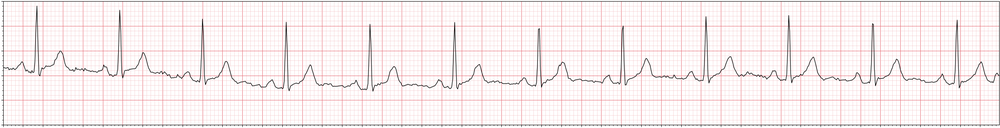
#> input picture assets/samples/sample_conduction_disturbance.png, 1000 x 128 px, shrunk from 2497 x 320 before the run
$ python -i digitization.py   (imports and definitions only)
#> lines starting #> are read from the running program, lines starting #| are printed output that depends on the picture; after the words box and inside, x2 and y2 are one past the last pixel; in counts of white or black regions, pixels touching at a corner belong together
#> in digitize_ecg_image, img is the input picture: shape (128, 1000, 3); mean B, G, R 238.6, 237.9, 246.8
"""Single-lead ECG image digitization: image -> 1D signal.

Converts a clean single-lead ECG strip image (screenshot / scan / clean
printout) back into a 1-D waveform that downstream models can consume:

    de-grid -> binarize -> per-column trace extraction -> grid-based
    calibration (mV / seconds) -> resample to a target sampling rate.

Real-world phone photos (skew, shadows, 12-lead layouts) are substantially
harder; this module targets clean single-lead strips and is honest about its
calibration confidence. Includes a renderer used both for testing
(signal -> image -> signal round-trip) and for the app's "try a sample" mode.
"""
from dataclasses import dataclass, field
from typing import Optional

import numpy as np


# --------------------------------------------------------------------------- #
# Rendering (for tests and the demo's sample mode)
# --------------------------------------------------------------------------- #
# [37 lines left out: function render_ecg_strip, not called in this run]


# --------------------------------------------------------------------------- #
# Digitization
# --------------------------------------------------------------------------- #
@dataclass
class DigitizationResult:
    signal: np.ndarray                 # 1-D recovered waveform (mV if calibrated)
    fs: int                            # sampling rate of `signal`
    calibrated: bool                   # True if grid-based mV/s calibration succeeded
    pixels_per_mm: Optional[float] = None
    info: dict = field(default_factory=dict)


def _to_gray(img: np.ndarray) -> np.ndarray:
    import cv2
    if img.ndim == 3:
        return cv2.cvtColor(img, cv2.COLOR_BGR2GRAY)
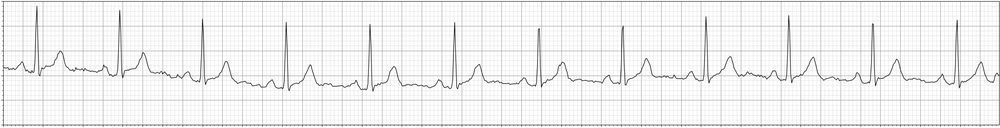
#> returned value: shape (128, 1000); min 28, max 255, mean 240.6
    return img


def _binarize_trace(img: np.ndarray) -> np.ndarray:
    """Return a binary mask where the (dark) ECG trace is foreground (255).

    For colour images the trace is isolated as *near-black* pixels, which
    cleanly rejects the red/pink ECG grid (high in the red channel). For
    grayscale images we fall back to Otsu thresholding.
    """
    import cv2
    if img.ndim == 3:
        max_channel = img.max(axis=2)               # black trace -> low in every channel
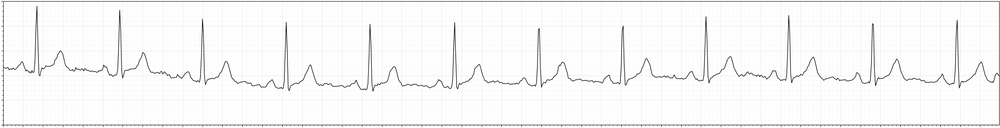
#> max_channel: shape (128, 1000); min 30, max 255, mean 246.8
        bw = np.where(max_channel < 120, 255, 0).astype(np.uint8)
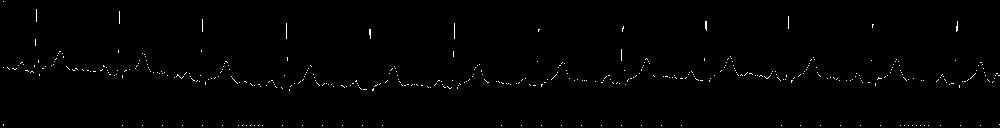
#> bw: shape (128, 1000); 0.65% white in thin lines or dots
        if bw.sum() < 0.0005 * 255 * bw.size:       # too little -> fall back to Otsu
            gray = cv2.cvtColor(img, cv2.COLOR_BGR2GRAY)
            _, bw = cv2.threshold(cv2.GaussianBlur(gray, (3, 3), 0), 0, 255,
                                  cv2.THRESH_BINARY_INV + cv2.THRESH_OTSU)
    else:
        _, bw = cv2.threshold(cv2.GaussianBlur(img, (3, 3), 0), 0, 255,
                              cv2.THRESH_BINARY_INV + cv2.THRESH_OTSU)
    kernel = cv2.getStructuringElement(cv2.MORPH_ELLIPSE, (2, 2))
    return cv2.morphologyEx(bw, cv2.MORPH_OPEN, kernel)
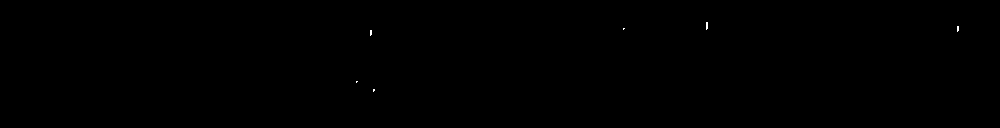
#> returned value: shape (128, 1000); 0.04% white in thin lines or dots, all inside (x1, y1, x2, y2) = (356, 22, 959, 92)


def _estimate_pixels_per_mm(gray: np.ndarray) -> Optional[float]:
    """Estimate small-box (1 mm) pixel spacing from the grid via autocorrelation."""
    # Grid lines create a periodic pattern in column/row brightness.
    col_profile = 255.0 - gray.mean(axis=0)      # darker grid lines -> peaks
    col_profile = col_profile - col_profile.mean()
    if np.allclose(col_profile, 0):
        return None
    ac = np.correlate(col_profile, col_profile, mode="full")[len(col_profile) - 1:]
    # Find the first strong peak after lag 0 within a plausible mm range (3-40 px).
    lo, hi = 3, min(40, len(ac) - 1)
    if hi <= lo:
        return None
    peak = lo + int(np.argmax(ac[lo:hi]))
    return float(peak) if ac[peak] > 0 else None


def _extract_trace(bw: np.ndarray) -> np.ndarray:
    """One y-value per column (centroid of trace pixels), NaN-interpolated."""
    h, w = bw.shape
    ys = np.full(w, np.nan)
    for x in range(w):
        rows = np.where(bw[:, x] > 0)[0]
        if rows.size:
            ys[x] = rows.mean()
    # Interpolate gaps.
    valid = ~np.isnan(ys)
    if valid.sum() < 2:
        raise ValueError("Could not detect an ECG trace in the image.")
    ys[~valid] = np.interp(np.flatnonzero(~valid), np.flatnonzero(valid), ys[valid])
    # Invert (image y grows downward) so larger value = higher amplitude.
    return (h - 1) - ys


def _resample(sig: np.ndarray, n_out: int) -> np.ndarray:
    from scipy.signal import resample
    if len(sig) == n_out:
        return sig.astype(np.float32)
    return resample(sig, n_out).astype(np.float32)


def digitize_ecg_image(image, target_len: int = 1000, target_fs: int = 100,
                       paper_speed_mm_s: float = 25.0, gain_mm_mv: float = 10.0) -> DigitizationResult:
    """Digitize a single-lead ECG strip image into a 1-D waveform.

    Args:
        image: file path (str) or a BGR/grayscale numpy array.
        target_len / target_fs: output length and sampling rate.
        paper_speed_mm_s / gain_mm_mv: standard ECG calibration constants.

    Returns a DigitizationResult. If grid spacing can be estimated the signal
    is calibrated to millivolts; otherwise it is per-instance normalised and
    ``calibrated=False`` (a flag the app surfaces to the user).
    """
    import cv2
    if isinstance(image, str):
        img = cv2.imread(image, cv2.IMREAD_COLOR)
        if img is None:
            raise FileNotFoundError(f"Could not read image: {image}")
    else:
        img = image

    gray = _to_gray(img)
    bw = _binarize_trace(img)

    # Crop to the trace's bounding box so surrounding margins/labels don't
    # distort the horizontal (time) scale.
    rows, cols = np.where(bw > 0)
#> rows = 48 values from 22 to 91; cols = 48 values, max 958 at index 11, min 356 at index 40, mean 625.2
    if rows.size < 2:
        raise ValueError("Could not detect an ECG trace in the image.")
    pad = 3
    r0, r1 = max(0, rows.min() - pad), min(bw.shape[0], rows.max() + pad)
#> r0 = 19; r1 = 94
    c0, c1 = max(0, cols.min() - pad), min(bw.shape[1], cols.max() + pad)
#> c0 = 353; c1 = 961
    bw = bw[r0:r1, c0:c1]
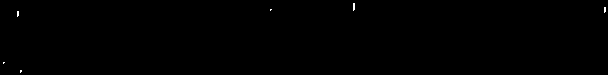
#> bw: shape (75, 608); 0.11% white in thin lines or dots
    gray = gray[r0:r1, c0:c1]
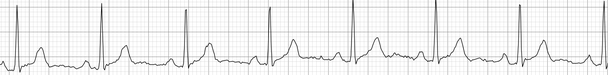
#> gray: shape (75, 608); min 28, max 255, mean 239.7

    trace = _extract_trace(bw)                      # pixel amplitude per column
#> the loop in _extract_trace, `for x in range(w):` made 608 passes
#> rows on passes 4, 5, 18: [62, 63], [62], [11, 12, 13, 14, 15, 16]
#> trace = 608 values, max 68 at index 354, min 3 at index 20, mean 51.76
    trace = trace - np.median(trace)                # baseline at 0
#> trace = 608 values, max 3.04 at index 354, min -61.96 at index 20, mean -13.19

    ppmm = _estimate_pixels_per_mm(gray)
#> in _estimate_pixels_per_mm, `col_profile = 255.0 - gray.mean(axis=0)`: col_profile = 608 values, max 96.37 at index 268, min 5.89 at index 67, mean 15.27
#> in _estimate_pixels_per_mm, `col_profile = col_profile - col_profile.mean()`: col_profile = 608 values, max 81.1 at index 268, min -9.38 at index 67, mean -3.69e-15
#> in _estimate_pixels_per_mm, `ac = np.correlate(col_profile, col_profile, mode="full")[len(col_profi..`: ac = 608 values, max 115495.7 at index 0, min -19415.5 at index 42, mean 94.98
#> in _estimate_pixels_per_mm, `lo, hi = 3, min(40, len(ac) - 1)`: lo = 3; hi = 40
#> in _estimate_pixels_per_mm, `peak = lo + int(np.argmax(ac[lo:hi]))`: peak = 20
#> ppmm = 20
    calibrated = False
    if ppmm and ppmm > 1:
        # Amplitude calibration to millivolts from the grid gain. Time is mapped
        # by resampling the full strip width to the target length (standard 10 s
        # strip assumption), which avoids crop/pad misalignment.
        mv_per_px = 1.0 / (gain_mm_mv * ppmm)       # (mm/px) / (mm/mV) -> mV/px
#> mv_per_px = 0.005
        sig = _resample(trace * mv_per_px, target_len)
#> sig = 1000 values, max 0.0296 at index 998, min -0.316 at index 34, mean -0.066
        calibrated = True
    else:
        # Fallback: shape-only, per-instance standardisation.
        sig = _resample(trace, target_len)
        sig = (sig - sig.mean()) / (sig.std() + 1e-8)

    return DigitizationResult(
        signal=sig.astype(np.float32), fs=target_fs, calibrated=calibrated,
        pixels_per_mm=ppmm,
        info={"n_columns": int(bw.shape[1]), "image_shape": tuple(gray.shape)},
    )


# [11 lines left out: function _fit_length, not called in this run]

>>> result = digitize_ecg_image('../assets/samples/sample_conduction_disturbance.png')

$ run again, on assets/samples/sample_normal.png
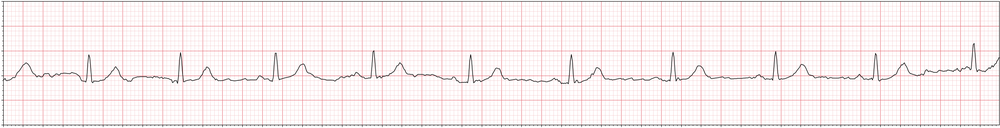
#> input picture assets/samples/sample_normal.png, 1000 x 128 px, shrunk from 2497 x 320 before the run
#> in digitize_ecg_image, img is the input picture: shape (128, 1000, 3); mean B, G, R 240, 239.3, 248.3
#> in _binarize_trace, `max_channel = img.max(axis=2)`:
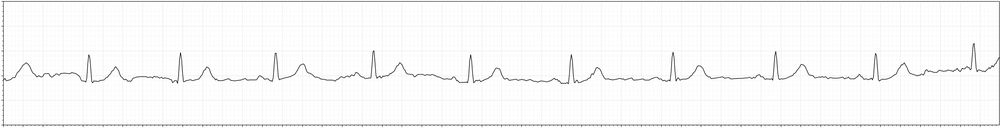
#> max_channel: shape (128, 1000); min 33, max 255, mean 248.3
#> in _binarize_trace, `bw = np.where(max_channel < 120, 255, 0).astype(np.uint8)`:
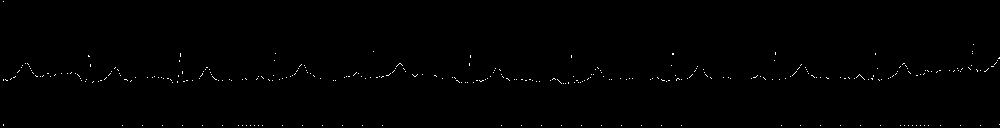
#> bw: shape (128, 1000); 0.41% white in thin lines or dots
#> in digitize_ecg_image, `rows, cols = np.where(bw > 0)`: rows = [54, 54, 55, 58, 59]; cols = [673, 674, 673, 999, 999]
#> r0 = 51; r1 = 62
#> c0 = 670; c1 = 1000
#> the loop in _extract_trace, `for x in range(w):` made 330 passes
#> rows on passes 4 to 5: [3, 4], [3]
#> in digitize_ecg_image, `trace = _extract_trace(bw)`: trace = 330 values, max 7 at index 4, min 2.5 at index 329, mean 4.77
#> in digitize_ecg_image, `trace = trace - np.median(trace)`: trace = 330 values, max 2.22 at index 4, min -2.28 at index 329, mean -0.00648
#> in _estimate_pixels_per_mm, `col_profile = 255.0 - gray.mean(axis=0)`: col_profile = 330 values, max 122.2 at index 329, min 4.36 at index 300, mean 13.4
#> in _estimate_pixels_per_mm, `col_profile = col_profile - col_profile.mean()`: col_profile = 330 values, max 108.8 at index 329, min -9.04 at index 300, mean -8.18e-16
#> ac = 330 values, max 111522 at index 0, min -13254.4 at index 18, mean 169
#> lo = 3; hi = 40
#> peak = 24
#> mv_per_px = 0.00417
#> sig = 1000 values, max 0.00995 at index 13, min -0.0118 at index 996, mean -2.7e-05

$ run again, on assets/samples/sample_st_t_change.png
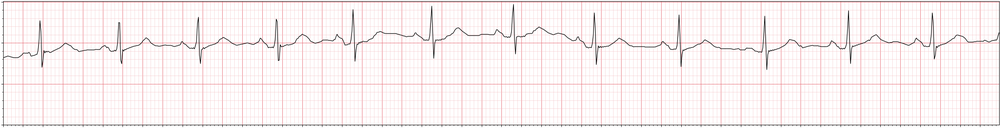
#> input picture assets/samples/sample_st_t_change.png, 1000 x 128 px, shrunk from 2497 x 320 before the run
#> in digitize_ecg_image, img is the input picture: shape (128, 1000, 3); mean B, G, R 240.9, 240.3, 248.1
#> in _binarize_trace, `bw = np.where(max_channel < 120, 255, 0).astype(np.uint8)`:
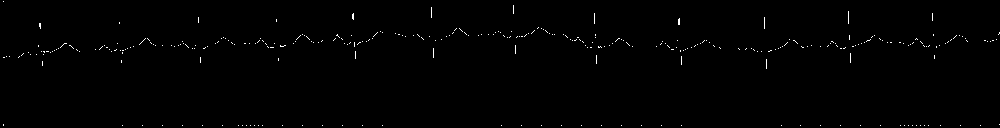
#> bw: shape (128, 1000); 0.54% white in thin lines or dots
#> in digitize_ecg_image, `rows, cols = np.where(bw > 0)`: rows = 34 values from 14 to 36; cols = 34 values, max 680 at index 12, min 40 at index 21, mean 412.2
#> r0 = 11; r1 = 39
#> c0 = 37; c1 = 683
#> in digitize_ecg_image, `gray = gray[r0:r1, c0:c1]`:
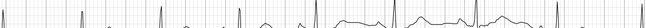
#> gray: shape (28, 646); min 26, max 255, mean 243
#> the loop in _extract_trace, `for x in range(w):` made 646 passes
#> rows on passes 4 to 5: [13, 14, 15, 16], [13, 14, 15]
#> in digitize_ecg_image, `trace = _extract_trace(bw)`: trace = 646 values, max 22 at index 317, min 2.5 at index 300, mean 13.61
#> in digitize_ecg_image, `trace = trace - np.median(trace)`: trace = 646 values, max 5.81 at index 317, min -13.69 at index 300, mean -2.59
#> in _estimate_pixels_per_mm, `col_profile = 255.0 - gray.mean(axis=0)`: col_profile = 646 values, max 110.4 at index 395, min 1 at index 84, mean 12.01
#> in _estimate_pixels_per_mm, `col_profile = col_profile - col_profile.mean()`: col_profile = 646 values, max 98.39 at index 395, min -11.01 at index 84, mean 3.52e-16
#> ac = 646 values, max 185004.5 at index 0, min -22810.5 at index 6, mean 143.2
#> lo = 3; hi = 40
#> peak = 20
#> mv_per_px = 0.005
#> sig = 1000 values, max 0.0291 at index 491, min -0.0685 at index 464, mean -0.0129
